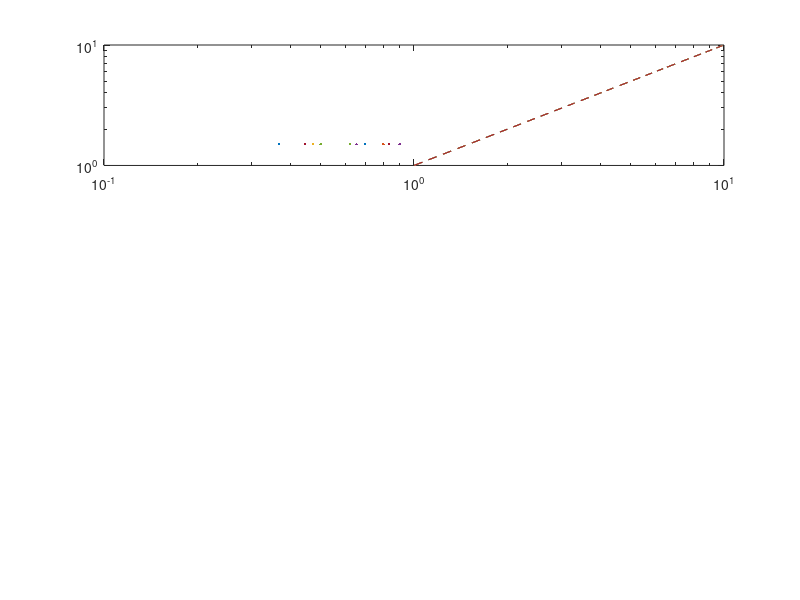

The MATLAB source for this figure: (Note: this script raises an error after producing the figure.)

x=linspace(1,10,100);

y = x;

My_colors = [ 204, 121, 167;
    0, 114, 178;
    128, 128, 128
    213, 94, 0;
    230, 159, 0;
    0, 0, 0;
    86, 180, 233;
    0, 158, 115;
    ]/256;

%--------------------------------------------------------------------------
lwm=2;
i=50; j=50;
fs=25; x0=45;y0=54;xx1=900;yy1=500;

% This is in terms of rho
    f1002=figure(1002)
    %set(gcf,'position',[x0,y0,xx1,yy1])
    subplot(3,1,1)
    loglog(x,y,'--',color=My_colors(1,:),LineWidth=1.5)
    hold on
    loglog(x,y,'--',color=My_colors(2,:),LineWidth=1.5)
    loglog(x,y,'--',color=My_colors(3,:),LineWidth=1.5)
    loglog(x,y,'--',color=My_colors(4,:),LineWidth=1.5)
    loglog(x,y,'--',color=My_colors(5,:),LineWidth=1.5)
    loglog(x,y,'--',color=My_colors(6,:),LineWidth=1.5)
    ax = gca; ax.TickLabelInterpreter = 'latex';ax.XLabel.Interpreter='latex';ax.YLabel.Interpreter='latex';
    ax.FontSize=fs; %ax.XTick = []; ax.YTick = [];
    ax.XLabel.String = '$k\rho_i$';
    ax.YLabel.String = '$k^{5/3} P1D_{x}$';
    ylim([10^(2),10^(15)])

    legend( '$E$', ...
        '$u_{i} \times B$',...
        '$\frac{J \times B}{ne}$',...
        '$-\frac{\nabla \cdot P_{e}}{ne}$', ...
        '$\frac{m_{e}[\nabla \cdot (u_{i}J + Ju_{i} - JJ/ne) + \nabla^{2}E/\mu_{0}]}{ne^{2}}$',...
        '$RHS$',...
        'Interpreter','latex','NumColumns',1,'Location','southoutside')
    %ylim([-0.045,0.045])
    hold off


    subplot(3,1,2)
    loglog(x,y,'-',color=My_colors(1,:),LineWidth=1.5)
    hold on
    loglog(x,y,'-',color=My_colors(2,:),LineWidth=1.5)
    loglog(x,y,'-',color=My_colors(3,:),LineWidth=1.5)
    loglog(x,y,'-',color=My_colors(4,:),LineWidth=1.5)
    loglog(x,y,'-',color=My_colors(5,:),LineWidth=1.5)
    loglog(x,y,'-',color=My_colors(6,:),LineWidth=1.5)
    set(gca,'FontSize',fs)

    ax = gca; ax.TickLabelInterpreter = 'latex';ax.XLabel.Interpreter='latex';ax.YLabel.Interpreter='latex';
    ax.FontSize=fs; %ax.XTick = []; ax.YTick = [];
    ax.XLabel.String = '$k\rho_i$';
    ax.YLabel.String = '$k^{5/3} P1D_{x}$';

    %ylim([-0.6,0.3])
    % legend( '$\overline{E}$', ...
    %     '$-\overline{u_{i}} \times \overline{B}$',...
    %     '$\frac{\overline{J} \times \overline{B}}{\overline{n}e}$',...
    %     '$-\frac{\nabla \cdot \overline{P}_{e}}{\overline{n}e}$', ...
    %     '$\frac{m_{e}[\nabla \cdot (\overline{u_{i}}\overline{J} + \overline{J}\overline{u_{i}} - \overline{J}\overline{J}/ne) + \nabla^{2}\overline{E}/\mu_{0}]}{\overline{n}e^{2}}$',...
    %     '$\overline{RHS}$',...
    %     'Interpreter','latex','NumColumns',1,'Location','southoutside')
     legend( '${\mathbf{E}}$', ...
        '${\mathbf{E}}_{MHD}$',...
        '${\mathbf{E}}_{Hall}$',...
        '${\mathbf{E}}_{Pe}$', ...
        '${\mathbf{E}}_{Ine}$',...
        '${\mathbf{E}}_{RHS}$',...
        'Interpreter','latex','NumColumns',1,'Location','southoutside')

    hold off

    subplot(3,1,3)
    loglog(x,y,'-.',color=My_colors(1,:),LineWidth=1.5)
    hold on
    loglog(x,y,'-.',color=My_colors(2,:),LineWidth=1.5)
    loglog(x,y,'-.',color=My_colors(3,:),LineWidth=1.5)
    loglog(x,y,'-.',color=My_colors(5,:),LineWidth=1.5)
    loglog(x,y,'-.',color=My_colors(6,:),LineWidth=1.5)
    ax = gca; ax.TickLabelInterpreter = 'latex';ax.XLabel.Interpreter='latex';ax.YLabel.Interpreter='latex';
    ax.FontSize=fs; %ax.XTick = []; ax.YTick = [];
    ax.XLabel.String = '$k\rho_i$';
    ax.YLabel.String = '$k^{5/3} P1D_{x}$';


    %ylim([-0.6,0.3])
    legend('$-\tau_{nE}$', ...
        '$-\tau_{nu_{i} \times B}$', ...
        '$\tau_{J \times B}$',...
        '$\tau_{\nabla \cdot(u_{i}J+Ju_{i}-JJ/ne)}$',...
        '$\Sigma \tau$',...
        'Interpreter','latex','NumColumns',1,'Location','southoutside')
    hold off



    fs = 25

    f1003=figure(1003)
    %set(gcf,'position',[x0,y0,xx1,yy1])
    subplot(3,1,1)
    loglog(x,y,'-.',color=My_colors(2,:),LineWidth=1.5)
    hold on
    loglog(x,y,'-.',color=My_colors(3,:),LineWidth=1.5)
    loglog(x,y,'-.',color=My_colors(5,:),LineWidth=1.5)
    loglog(x,y,'-.',color=My_colors(6,:),LineWidth=1.5)
    ax = gca; ax.TickLabelInterpreter = 'latex';ax.XLabel.Interpreter='latex';ax.YLabel.Interpreter='latex';
    ax.FontSize=fs; %ax.XTick = []; ax.YTick = [];
    ax.YLabel.String = '$\langle \Sigma \tau \rangle_{rms} / \langle \overline{\mathbf{E}}\rangle_{rms}$';
    ax.XLabel.String = '$k^{5/3} P1D_{x}$';

    legend( '$\tau_{nu_{i} \times B} / \overline{u_{i}} \times \overline{B}$',...
        '$\tau_{J \times B}$',...
        '$\tau_{Ine}$',...
        '$\Sigma \tau / \overline{RHS}$',...
        'Interpreter','latex','NumColumns',1,'Location','southoutside')

    hold off


    subplot(3,1,2)
    
    loglog(x,y,'-',color=My_colors(1,:),LineWidth=1.5)
    hold on
    loglog(x,y,'-',color=My_colors(2,:),LineWidth=1.5)
    loglog(x,y,'-',color=My_colors(3,:),LineWidth=1.5)
    loglog(x,y,'-',color=My_colors(4,:),LineWidth=1.5)    
    loglog(x,y,'-',color=My_colors(5,:),LineWidth=1.5)
    loglog(x,y,'-',color=My_colors(6,:),LineWidth=1.5)

    loglog(x,y,'-.',color=My_colors(1,:),LineWidth=1.5)
    loglog(x,y,'-.',color=My_colors(2,:),LineWidth=1.5)
    loglog(x,y,'-.',color=My_colors(3,:),LineWidth=1.5)   
    loglog(x,y,'-.',color=My_colors(5,:),LineWidth=1.5)
    loglog(x,y,'-.',color=My_colors(6,:),LineWidth=1.5)
    ax = gca; ax.TickLabelInterpreter = 'latex';ax.XLabel.Interpreter='latex';ax.YLabel.Interpreter='latex';
    ax.FontSize=fs; %ax.XTick = []; ax.YTick = [];
    ax.XLabel.String = '$k\rho_i$';
    ax.YLabel.String = '$\langle \overline{\mathbf{E}} \rangle_{rms} / \langle \overline{\mathbf{E}}_{MHD} \rangle_{rms}$';

    legend('$\langle \overline{\mathbf{E}} \rangle_{rms}$', ...
           '$\langle \overline{\mathbf{E}}_{MHD} \rangle_{rms}$',...
           '$\langle \overline{\mathbf{E}}_{Hall} \rangle_{rms}$',...
           '$\langle \overline{\mathbf{E}}_{Pe} \rangle_{rms}$', ...
           '$\langle \overline{\mathbf{E}}_{Ine}\rangle_{rms}$',...
           '$\langle \overline{\mathbf{E}}_{RHS} \rangle_{rms}$',...
           '$10 \langle \tau_{nE} \rangle_{rms} $',...
           '$10 \langle \tau_{nu_{i} \times B} \rangle_{rms} $',...
           '$10 \langle \tau_{J \times B} \rangle_{rms} $',...
           '$10 \langle \tau_{Ine} \rangle_{rms}$',...
           '$10 \langle \Sigma \tau \rangle_{rms}$',...           
        'Interpreter','latex','NumColumns',2,'Location','southout')

    hold off


     legend( '$\overline{\mathbf{E}}$', ...
        '$\overline{\mathbf{E}}_{MHD}$',...
        '$\overline{\mathbf{E}}_{Hall}$',...
        '$\overline{\mathbf{E}}_{Pe}$', ...
        '$\overline{\mathbf{E}}_{Ine}$',...
        '$\overline{\mathbf{E}}_{RHS}$',...
        'Interpreter','latex','NumColumns',1,'Location','southoutside')   




    f3=figure(3)
    subplot(1,3,1)
    loglog(x,0*y,'-.',color=My_colors(1,:),LineWidth=1.5)
    ax = gca; ax.TickLabelInterpreter = 'latex';ax.XLabel.Interpreter='latex';ax.YLabel.Interpreter='latex';
    ax.FontSize=fs; %ax.XTick = []; ax.YTick = [];
    xline(3,'--k',LineWidth=1.2)
    ax.XLabel.String = '$k\rho_i$';
    ax.YLabel.String = '$k^{5/3} P1D_{x}$';
    title('$\Sigma \tau_{x} / \max(\Sigma \tau_{x})$','Interpreter','latex',FontSize=fs)
    subplot(1,3,2)
    loglog(x,y,'-.',color=My_colors(1,:),LineWidth=1.5)
    ax = gca; ax.TickLabelInterpreter = 'latex';ax.XLabel.Interpreter='latex';ax.YLabel.Interpreter='latex';
    ax.FontSize=fs; %ax.XTick = []; ax.YTick = [];
    ax.XLabel.String = '$k\rho_i$';
    ax.YLabel.String = '$k^{5/3} P1D_{x}$';
    title('$\Sigma \tau_{M1,x} / \max(\Sigma \tau_{M1,x})$','Interpreter','latex',FontSize=fs)
    subplot(1,3,3)
    loglog(x,y,'-.',color=My_colors(1,:),LineWidth=1.5)
    ax = gca; ax.TickLabelInterpreter = 'latex';ax.XLabel.Interpreter='latex';ax.YLabel.Interpreter='latex';
    ax.FontSize=fs; %ax.XTick = []; ax.YTick = [];
    ax.XLabel.String = '$k\rho_i$';
    ax.YLabel.String = '$k^{5/3} P1D_{x}$';
    title('$\Sigma \tau_{M2,x} / \max(\Sigma \tau_{M2,x})$','Interpreter','latex',FontSize=fs)    


    %ylim([-0.6,0.3])
    legend('$-\tau_{nE}$', ...
        '$-\tau_{nu_{i} \times B}$', ...
        '$\tau_{J \times B}$',...
        '$\tau_{\nabla \cdot(u_{i}J+Ju_{i}-JJ/ne)}$',...
        '$\Sigma \tau$',...
        'Interpreter','latex','NumColumns',1,'Location','southoutside')
    hold off
